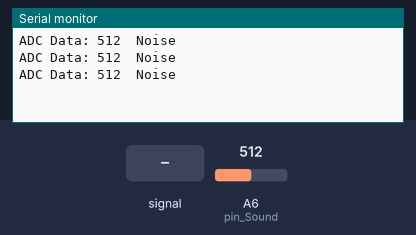
This sketch was run on a simulated Arduino Nano, built with avr-gcc and run on an emulated ATmega328P. Shown: the last lines printed to the serial monitor. The inputs (shaded band) are chosen by the test bench; at power-on: A6 (pin_Sound) = 512.

Above: at 1.3 s.
1.4 s: A6 (pin_Sound) fed a 200 Hz sine of ±81 counts around its level
At 2.9 s:
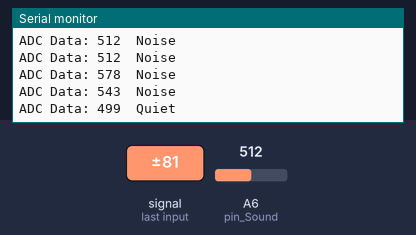
4.4 s: A6 (pin_Sound) set to 716
At 4.9 s:
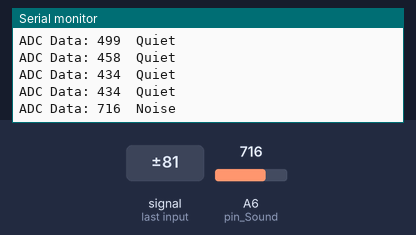
5.9 s: A6 (pin_Sound) fed a 1000 Hz sine of ±255 counts around its level
At 6.4 s:
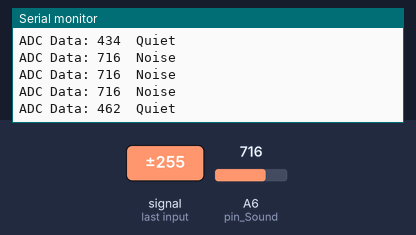
7.4 s: A6 (pin_Sound) set to 900
At 7.9 s:
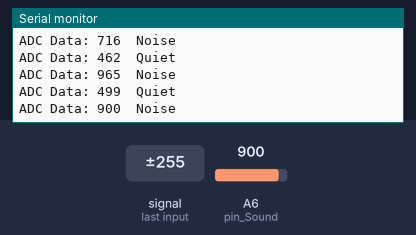
Timing chart, 0 to 9.9 s (numbered marks = the images above; inputs shaded):
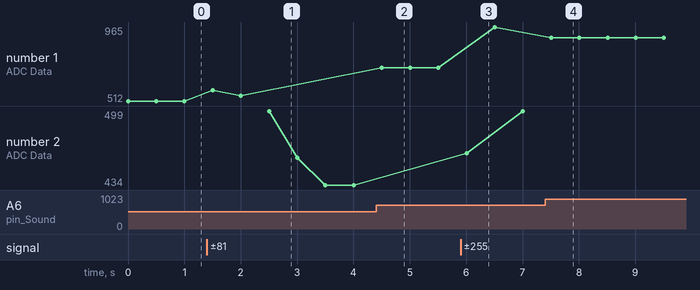

The sketch:

Sound.ino
```cpp
int pin_Sound = A6;

void setup() {
  // put your setup code here, to run once:
  pinMode(pin_Sound, INPUT);
  Serial.begin(115200);
}

void loop() {
  // put your main code here, to run repeatedly:
  int ADC_Data = analogRead(pin_Sound);

  Serial.print("ADC Data: ");
  Serial.print(ADC_Data);

  if(ADC_Data > 511) {
    Serial.println("  Noise");
  }
  else {
    Serial.println("  Quiet");
  }
  delay(500);
}
```

Measured:
- after the input at 1.4 s, the serial monitor: prints a new line after 0.10 s (image 1)
- after the input at 4.4 s, the serial monitor: prints a new line after 0.10 s (image 2)
- after the input at 5.9 s, the serial monitor: prints a new line after 0.11 s (image 3)
- after the input at 7.4 s, the serial monitor: prints a new line after 0.11 s (image 4)
- plotted number 1: 512 → 543 after the input at 1.4 s, 543 → 716 after the input at 4.4 s, 716 → 965 after the input at 5.9 s, 965 → 900 after the input at 7.4 s
- plotted number 2: 434 → 499 after the input at 5.9 s
